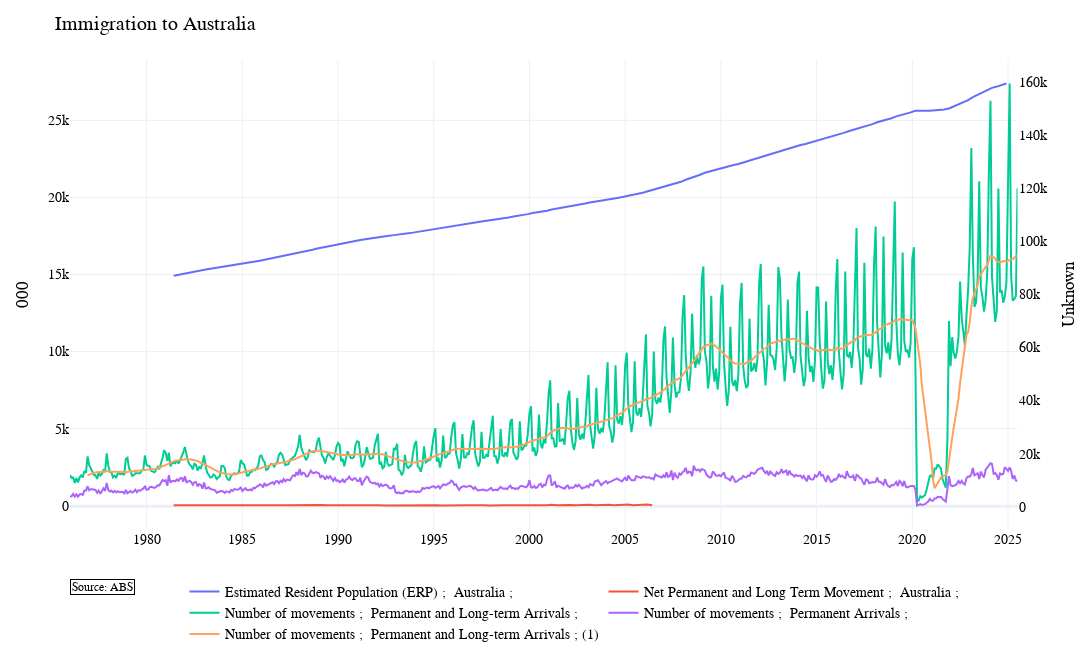

Write notebook code for a chart like this one.
### Code cell
figga = watchlist.plot_watchlist(['A2133251W', "A2133253A"], ['A85232568L', "A85232567K"], other_series={"right":[ arrivals_ma]}, template="plotly_white", plot_title="Immigration to Australia")
figga.show()

### Figure 1 — Plotly figure (JSON) as saved in the notebook; plotly's stock layout.template omitted (floating-point values rounded to 4 significant figures; data arrays with more than 128 entries replaced by an {"elided": "..."} marker saying what was removed)
{"data": [{"mode": "lines", "name": "Estimated Resident Population (ERP) ;  Australia ;", "type": "scatter", "x": {"elided": "175 str values"}, "xaxis": "x", "y": {"elided": "175 float values"}, "yaxis": "y"}, {"mode": "lines", "name": "Net Permanent and Long Term Movement ;  Australia ;", "type": "scatter", "x": {"elided": "175 str values"}, "xaxis": "x", "y": {"elided": "175 float values"}, "yaxis": "y"}, {"mode": "lines", "name": "Number of movements ;  Permanent and Long-term Arrivals ;", "type": "scatter", "x": {"elided": "595 str values"}, "xaxis": "x", "y": {"elided": "595 int values"}, "yaxis": "y2"}, {"mode": "lines", "name": "Number of movements ;  Permanent Arrivals ;", "type": "scatter", "x": {"elided": "595 str values"}, "xaxis": "x", "y": {"elided": "595 int values"}, "yaxis": "y2"}, {"mode": "lines", "name": "Number of movements ;  Permanent and Long-term Arrivals ; (1)", "type": "scatter", "x": {"elided": "595 str values"}, "xaxis": "x", "y": {"elided": "595 float values"}, "yaxis": "y2"}], "layout": {"annotations": [{"align": "left", "bgcolor": "white", "bordercolor": "black", "borderwidth": 1, "font": {"color": "black", "size": 12}, "showarrow": false, "text": "Source: ABS", "x": 0, "xref": "paper", "y": -0.14, "yref": "paper"}], "font": {"color": "black", "family": "Arial, sans-serif", "size": 14}, "height": 660, "hovermode": "x unified", "legend": {"bgcolor": "rgba(255,255,255,0)", "bordercolor": "rgba(255,255,255,0)", "orientation": "h", "x": 0.5, "xanchor": "center", "y": -0.1, "yanchor": "top"}, "margin": {"b": 40, "l": 70, "r": 10, "t": 60}, "title": {"text": "Immigration to Australia"}, "width": 1320, "xaxis": {"anchor": "y", "domain": [0, 0.94]}, "yaxis": {"anchor": "x", "domain": [0, 1], "title": {"text": "000"}, "type": "linear"}, "yaxis2": {"anchor": "x", "overlaying": "y", "showgrid": false, "side": "right", "title": {"text": "Unknown"}, "type": "linear"}}}
